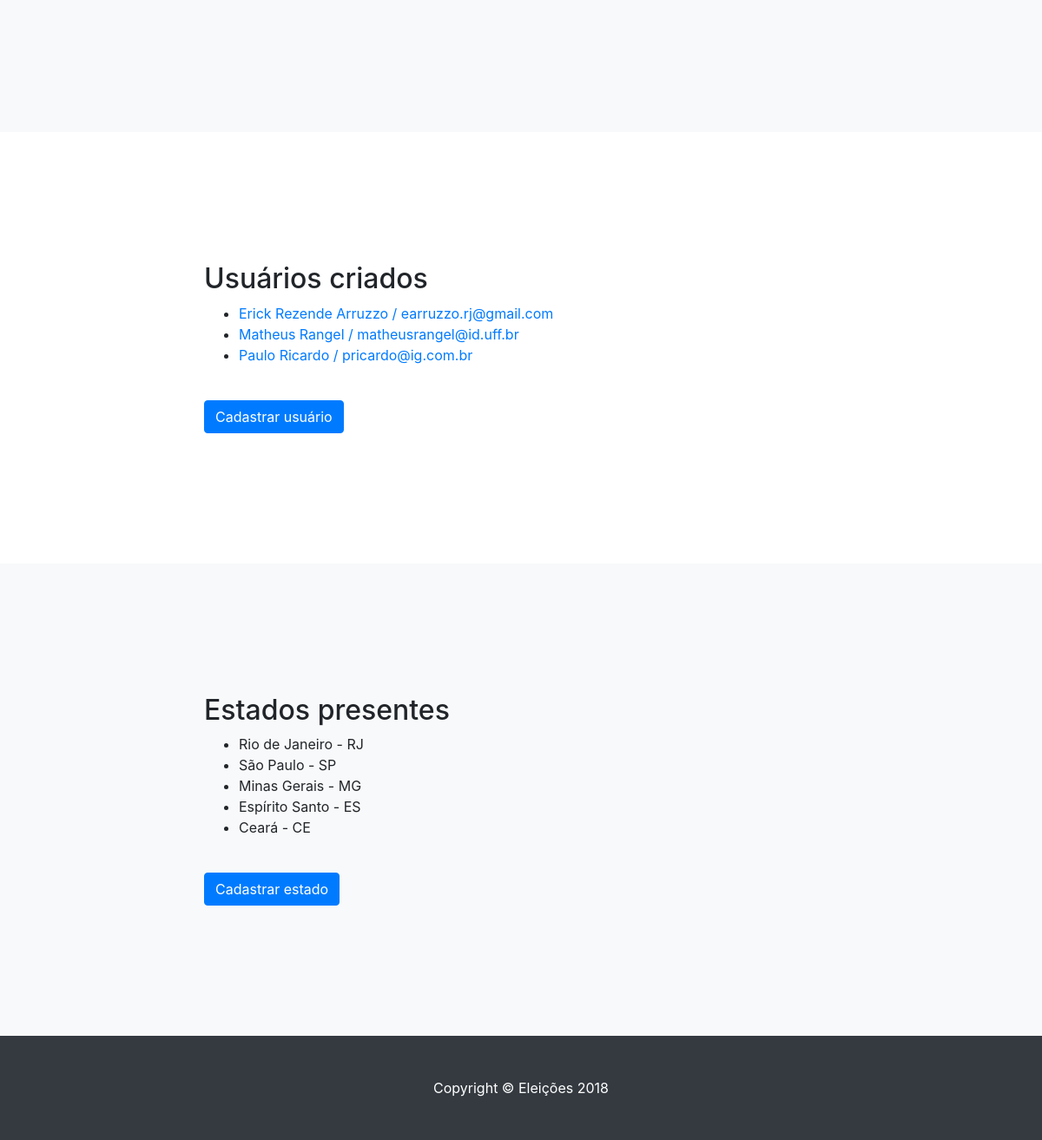
The app's page / (lower part), older data.
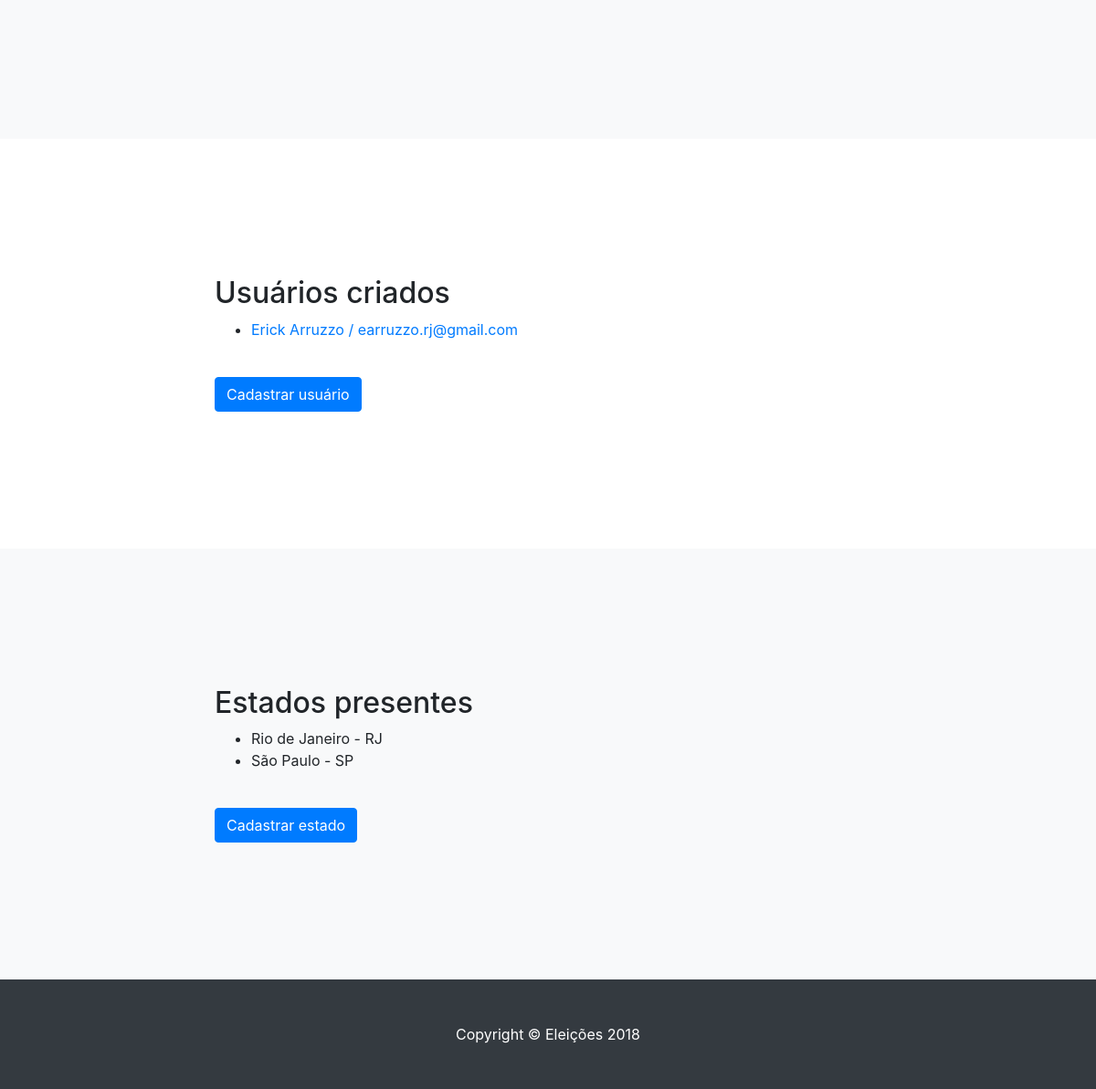
The same page, newer data.
### eleicoes2018/models.py (models this page shows)
class Usuario(models.Model):
	user = models.OneToOneField(User, on_delete=models.CASCADE, default=1)
	cpf = models.CharField(max_length=11, null=False)
	nome = models.CharField(max_length=255, null=False)
	email = models.CharField(max_length=255, null=False)
	senha = models.CharField(max_length=255, null=False)
	estado_id = models.ForeignKey(Estado, on_delete=models.CASCADE)

class Estado(models.Model):
	nome = models.CharField(max_length=255, null=False)
	sigla = models.CharField(max_length=2, null=False)

### eleicoes2018/views.py (the view)
# urls.py: url(r'^$', index, name='index'),
def index(request):
	usuarios = Usuario.objects.all()
	estados = Estado.objects.all()
	partidos = Partido.objects.all()
	cargos = Cargo.objects.all()
	candidatos = Candidato.objects.all()
	return render(request, 'index.html', { 'usuarios' : usuarios , 'estados' : estados , 'partidos' : partidos , 'cargos' : cargos , 'candidatos' : candidatos })

### eleicoes2018/templates/index.html (shortened to what this page needs)
{% load staticfiles %}
<!DOCTYPE html>
  <head>
    <link href='{% static "vendor/bootstrap/css/bootstrap.min.css" %}' rel="stylesheet">
    <link href='{% static "css/scrolling-nav.css" %}' rel="stylesheet">
    <link href='{% static "css/autocomplete.css" %}' rel="stylesheet">
  </head>
  <body id="page-top">
    <section id="candidatos" class="bg-light">
    </section>
    <section id="usuarios">
      <div class="container">
        <div class="row">
          <div class="col-lg-8 mx-auto">
            <h2>Usuários criados</h2>
            <ul>
                {% for usuario in usuarios %}
                    <li><a href="/usuario/{{usuario.id}}">{{ usuario.nome }} / {{ usuario.email }}</a></li>
                {% endfor %}
            </ul>
            <br>
            <a class="btn btn-primary" href="{% url 'registrar_usuario' %}">Cadastrar usuário</a>
          </div>
        </div>
      </div>
    </section>
    <section id="regiao" class="bg-light">
      <div class="container">
        <div class="row">
          <div class="col-lg-8 mx-auto">
            <h2>Estados presentes</h2>
            <ul>
                {% for estado in estados %}
                    <li>{{ estado.nome }} - {{ estado.sigla }}</li>
                {% endfor %}
            </ul>
            <br>
            <a class="btn btn-primary" href="{% url 'registrar_estado' %}">Cadastrar estado</a>
          </div>
        </div>
      </div>
    </section>
    <footer class="py-5 bg-dark">
      <div class="container">
        <p class="m-0 text-center text-white">Copyright &copy; Eleições 2018</p>
      </div>
    </footer>
  </body>
</html>

Row changes from the older to the newer data that the page shows:
removed Usuario: nome "Matheus Rangel", email "matheusrangel@id.uff.br"
removed Usuario: nome "Paulo Ricardo", email "pricardo@ig.com.br"
removed Estado: nome "Minas Gerais", sigla "MG"
removed Estado: nome "Espírito Santo", sigla "ES"
removed Estado: nome "Ceará", sigla "CE"
changed Usuario "earruzzo.rj@gmail.com": nome "Erick Rezende Arruzzo" → "Erick Arruzzo"
